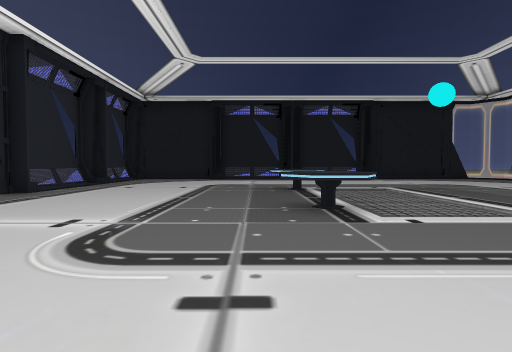
[1] (above)

14 first-person views from a walk through a 3-D level made in the Unity game engine. The camera is 1.4 m above the floor, tilts 2° down and sees 80° across. The floor is counted in squares, 2 m on a side. Each view is taken from the middle of a square. On the plan, view 1 faces up. The plan holds only what a view shows up to about 10 squares ahead; the rest is blank. The place goes on beyond the plan. The player is left out.

[2]
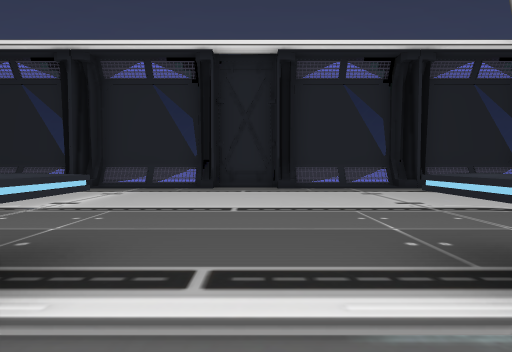

[3]
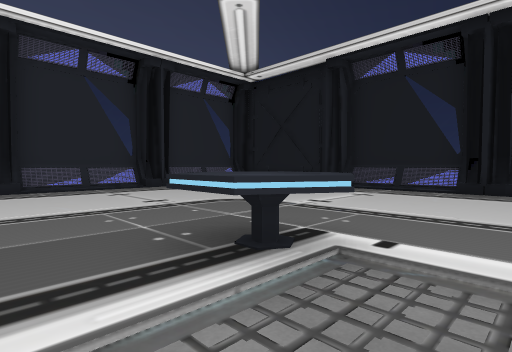

[4]
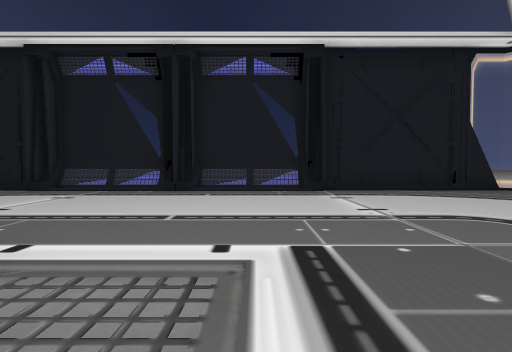

[5]
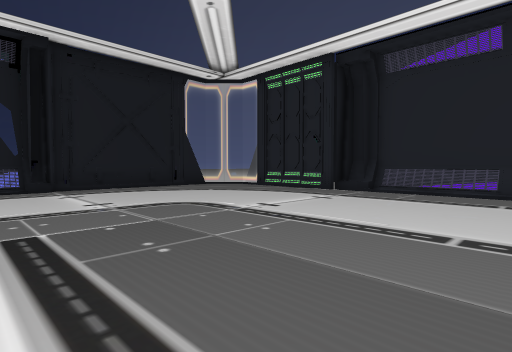

[6]
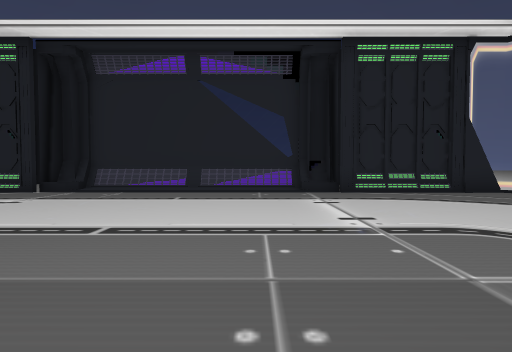

[7]
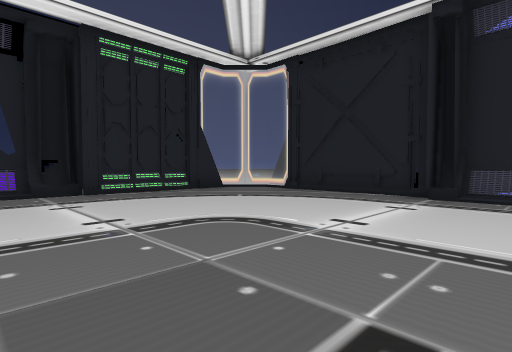

[8]
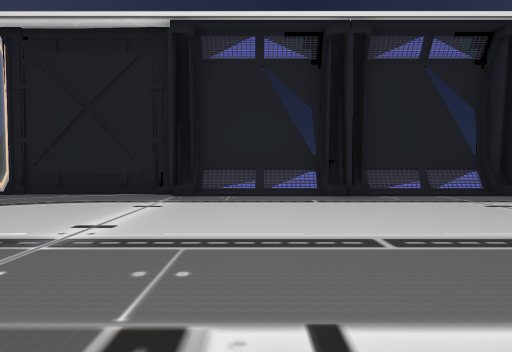

[9]
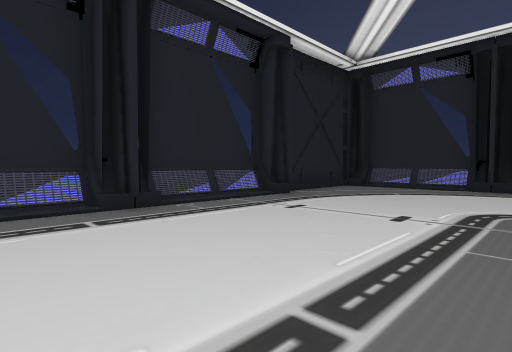

[10]
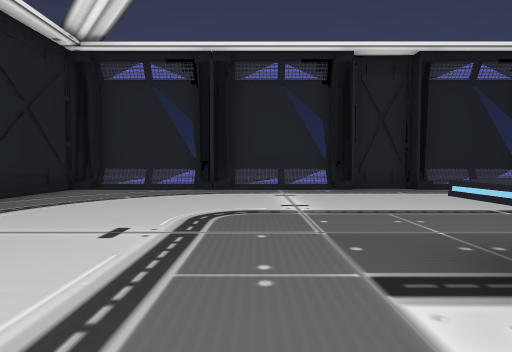

[11]
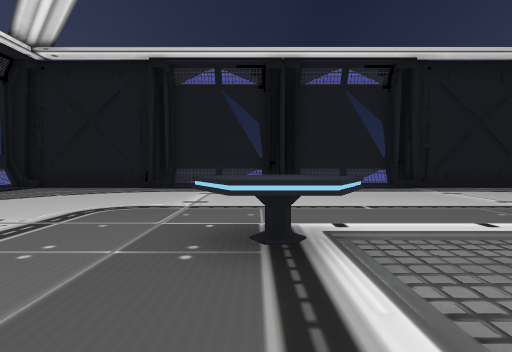

[12]
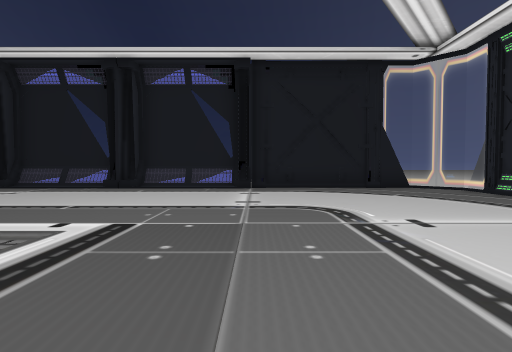

[13]
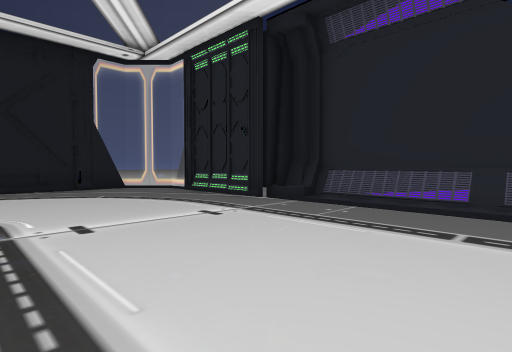

[14]
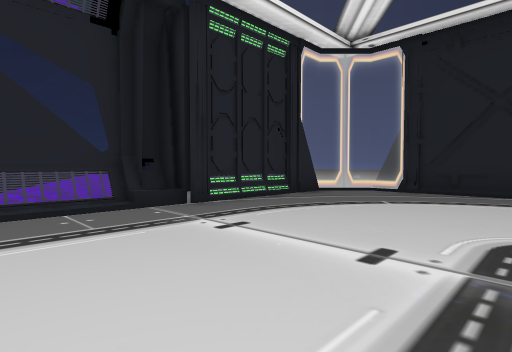

### Floor plan
Key: @ floor where view 1 was taken; # wall or solid block; . main floor; - floor 0.25 m lower than the main floor; / step, stairs or slope; = window, fence, low wall or low ledge; O other object.
Columns run from 7 left of view 1 to 13 right of it. Each row starts with its distance up from view 1.
 16  #################=
 15 =/.................=
 14 =/.................=
 13 =/.................#
 12 ##.................#-
 11 =/.................##
 10 =/................./#
  9 =/......OO........./#
  8 ##................./#
  7  #................./#
  6  #................./#
  5 =/......OO........./#
  4 =/................./#
  3 =/.................##
  2 ##.................#-
  1 =/.................#
  0 =/.....@...........#
 -1 =/.................=
 -2 ##...#...#...#.../=
 -3   ###############=

Where each view was taken, in squares from view 1:
view 1: 0 up, 0 right, facing up
view 2: 7 up, 3 right, facing left
view 3: 7 up, 3 right, facing up-left
view 4: 7 up, 4 right, facing up
view 5: 6 up, 4 right, facing up-right
view 6: 5 up, 4 right, facing right
view 7: 5 up, 4 right, facing down-right
view 8: 5 up, 4 right, facing down
view 9: 3 up, 4 right, facing down-left
view 10: 3 up, 3 right, facing left
view 11: 6 up, 1 right, facing up
view 12: 6 up, 6 right, facing up
view 13: 6 up, 7 right, facing up-right
view 14: 6 up, 7 right, facing down-right
